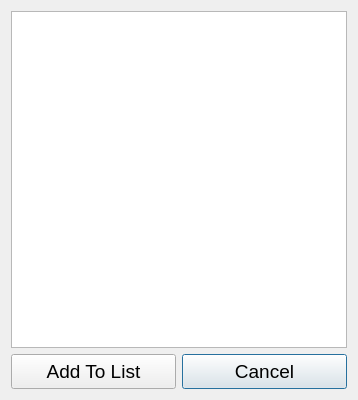
<?xml version="1.0" encoding="UTF-8"?>
<ui version="4.0">
 <class>Dialog</class>
 <widget class="QDialog" name="Dialog">
  <property name="geometry">
   <rect>
    <x>0</x>
    <y>0</y>
    <width>356</width>
    <height>400</height>
   </rect>
  </property>
  <property name="windowTitle">
   <string>Species List</string>
  </property>
  <layout class="QVBoxLayout" name="verticalLayout">
   <item>
    <layout class="QGridLayout" name="gridLayout">
     <item row="1" column="1">
      <widget class="QPushButton" name="pushButton_2">
       <property name="minimumSize">
        <size>
         <width>165</width>
         <height>35</height>
        </size>
       </property>
       <property name="font">
        <font>
         <pointsize>14</pointsize>
        </font>
       </property>
       <property name="text">
        <string>Cancel</string>
       </property>
      </widget>
     </item>
     <item row="0" column="0" colspan="2">
      <widget class="QListWidget" name="listWidget">
       <property name="font">
        <font>
         <pointsize>12</pointsize>
        </font>
       </property>
      </widget>
     </item>
     <item row="1" column="0">
      <widget class="QPushButton" name="pushButton">
       <property name="minimumSize">
        <size>
         <width>165</width>
         <height>35</height>
        </size>
       </property>
       <property name="font">
        <font>
         <pointsize>14</pointsize>
        </font>
       </property>
       <property name="text">
        <string>Add To List</string>
       </property>
      </widget>
     </item>
    </layout>
   </item>
  </layout>
 </widget>
 <resources/>
 <connections/>
</ui>
